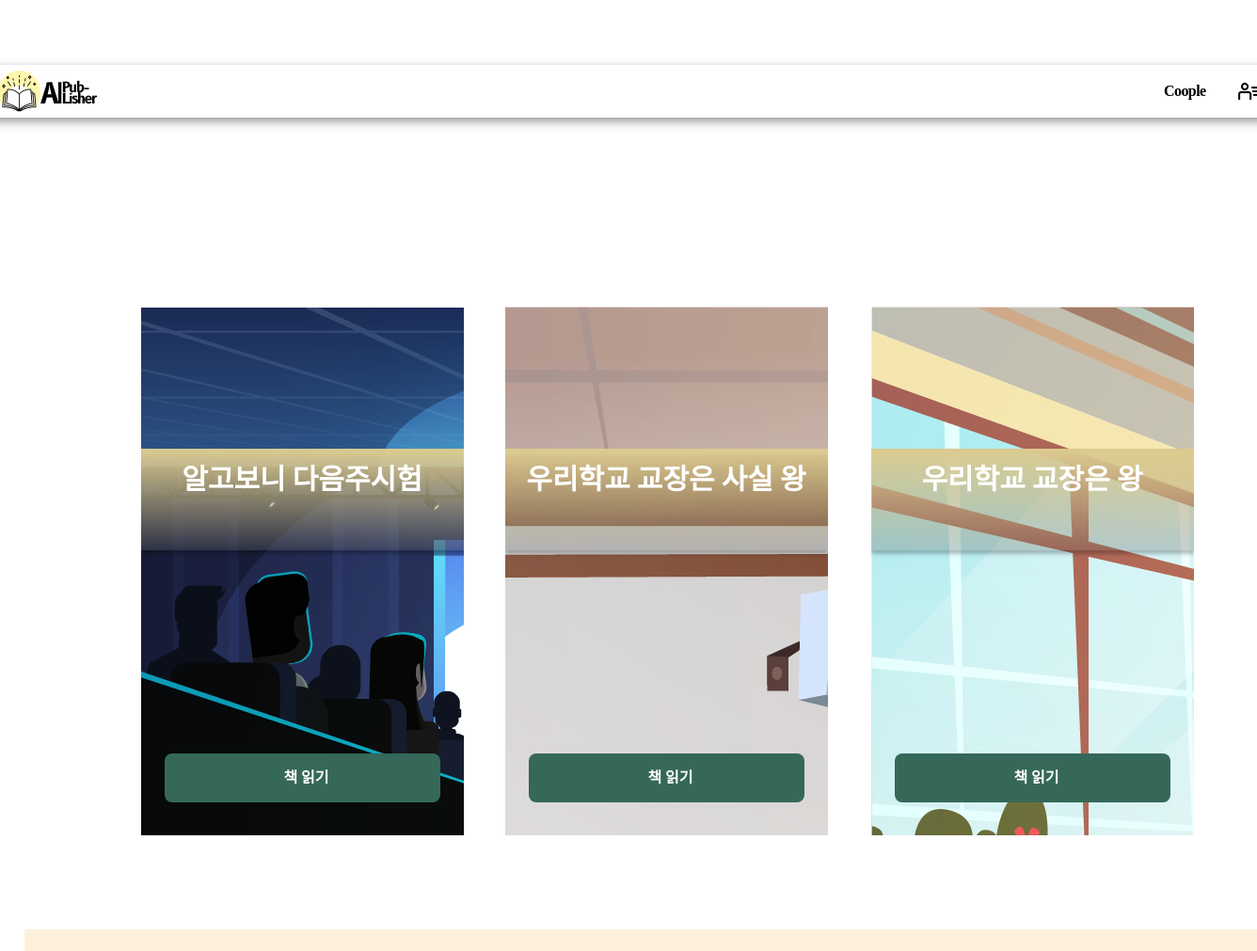
The page /AI_Publisher/show_gallery/ on the database its author committed.
### AI_Publisher/models.py (models this page shows)
class BookPage(models.Model):
    id = models.AutoField(primary_key=True)
    backgroundUrl = models.CharField(max_length=200)
    context = models.CharField(max_length=200)
    elements = models.ManyToManyField(BookElement)

class BookInfo(models.Model):
    BookNo = models.AutoField(primary_key=True)
    BookTitle = models.CharField(max_length=30)
    bookPages = models.ManyToManyField(BookPage) #첫번째 페이지가 표지랑 제목 있음
    typeCnt = models.IntegerField(null=True)
    wordCnt = models.IntegerField(null=True)
    ModifyDateTime = models.DateTimeField(null=True)

### AI_Publisher/views.py (the view, shortened to what this page needs)
# urls.py: path('show_gallery/', views.show_gallery),
def show_gallery(request):
    bookInfos = BookInfo.objects.raw('SELECT * FROM AI_Publisher_bookinfo WHERE length(BookTitle) > 0') # BookTitle 이 공백 아닌 값들 가져오기
    backgroundList = []
    titleList = []
    userbook = []
    for bookInfo in bookInfos:
        no = bookInfo.BookNo # 책 번호
        title = bookInfo.BookTitle
        bookPage = BookInfo_bookPages.objects.filter(bookinfo_id = no)[0]
        myBookCoverPage = BookPage.objects.filter(id = bookPage.bookpage_id)[0]
        coverBackgroundUrl = myBookCoverPage.backgroundUrl
        backgroundList.append(coverBackgroundUrl)
        titleList.append(title)
    print(backgroundList)
    print(titleList)
    print(len(backgroundList))
    userbook.append(len(backgroundList))
    return render(request, 'AI_Publisher/show_gallery.html', {'mybackground': backgroundList,
                                                              'title': titleList,
                                                              'userbook': userbook})

### templates/AI_Publisher/show_gallery.html (shortened to what this page needs)
{% load static %}
<!doctype html>
<html lang="ko">
<head>
    <link rel="stylesheet" type="text/css" href="{% static 'show_gallery.css' %}">
    <link rel="stylesheet" type="text/css" href="{% static 'navbar.css' %}">
</head>
<body onload="navbar_function(); set_page();">
    <div class="background" id="backGround">
        <div class="background" id="Field">
            <div class="storybook_box" id="book_box">
                <div class="storybook" id="storybook_1"><img class="storybook_bg" id="storybook1" src="{{mybackground.0}}">
                    <div class="storybook_title" id="storybook1_title">
                        <div class="storybook_title_text" id="storybook1_title_text">{{title.0}}</div>
                    </div>
                    <div class="storybook_btn" id="storybook1_btn">
                        <div class="storybook_btn_text" id="storybook1_btn_text">책 읽기</div>
                    </div>
                </div>
                <div class="storybook" id="storybook_2"><img class="storybook_bg" id="storybook2" src="{{mybackground.1}}">
                    <div class="storybook_title" id="storybook2_title">
                        <div class="storybook_title_text" id="storybook2_title_text">{{title.1}}</div>
                    </div>
                    <div class="storybook_btn" id="storybook2_btn">
                        <div class="storybook_btn_text" id="storybook2_btn_text">책 읽기</div>
                    </div>
                </div>
                <div class="storybook" id="storybook_3"><img class="storybook_bg" id="storybook3" src="{{mybackground.2}}">
                    <div class="storybook_title" id="storybook3_title">
                        <div class="storybook_title_text" id="storybook3_title_text">{{title.2}}</div>
                    </div>
                    <div class="storybook_btn" id="storybook3_btn">
                        <div class="storybook_btn_text" id="storybook3_btn_text">책 읽기</div>
                    </div>
                </div>
            </div>
        <div class="right_move" id="right_move"></div>
        <div class="shelf" id="shelf"></div>
        <div class="upper_bar" id="upper_bar">
            <div class="AI_Publisher_image" id="AI_Publisher_image"></div>
            <div class="user_icon" id="user_icon"></div>
            <div class="username" id="username"></div>
        </div>
        </div>
    </div>
</body>
</html>

### static/show_gallery.css (style rules this page uses)
#Field { position: absolute; width: 1340px; height: 949px; left: calc(50% - 1340px / 2); top: calc(50% - 949px / 2 + 37.5px); background: #ffffff; }
#shelf { position: absolute; width: 1340px; height: 30px; left: calc(50% - 1337px/2 + 26px); top: calc(50% - 30px/2 + 460px); background: url("img/shelf.png"); background-repeat: no-repeat; }
#book_box { position: absolute; width: 1119px; height: 561px; left: 156px; top: 258px; }
.storybook { position: absolute; width: 343px; height: 562px; top: calc(50% - 562px/2); overflow: hidden; }
#storybook_1 { left: calc(50% - 343px / 2 - 392.5px); }
#storybook_2 { left: calc(50% - 343px / 2 - 5.5px); }
#storybook_3 { left: calc(50% - 343px / 2 + 383.5px); }
.storybook_title { position: absolute; width: 343px; height: 108px; border-radius: 0px; top: calc(50% - 562px/2 + 151px); background: linear-gradient(180deg, #FBEAAF 0%, rgba(137, 137, 137, 0) 100%), rgba(102, 102, 102, 0.3); background-blend-mode: difference, normal; box-shadow: 0px 4px 4px rgba(0, 0, 0, 0.25); z-index: 1; }
.storybook_bg { width:100%px; height:100%px; object-fit:contain; }
#storybook1_title { left: calc(50% - 343px / 2); }
#storybook2_title { left: calc(50% - 343px / 2); }
#storybook3_title { left: calc(50% - 343px / 2); }
.storybook_title_text { width: 300px; height: 70px; top: calc(50% - 70px/2); font-family: Inter; font-style: normal; font-weight: bold; font-size: 30px; line-height: 26px; padding: 19px 21.5px; text-align: center; color: #FFFFFF; z-index: 2; }
.storybook_btn { position: absolute; width: 293px; height: 52px; background: #356859; border-radius: 8px; }
#storybook1_btn { left: calc(50% - 293px / 2); top: calc(50% - 52px / 2 + 220px); }
#storybook2_btn { left: calc(50% - 293px / 2); top: calc(50% - 52px / 2 + 220px); }
#storybook3_btn { left: calc(50% - 293px / 2); top: calc(50% - 52px / 2 + 220px); }
.storybook_btn_text { width: 60px; height: 50px; font-family: Inter; font-style: normal; font-weight: bold; font-size: 16px; line-height: 22px; color: #FFFFFF; text-align: center; padding: 14px 121px; }
#right_move { position: absolute; width: 69px; height: 69px; left: calc(50% - 69px / 2 + 691.5px); top: calc(50% - 69px / 2 + 54.5px); z-index: 3; background: url("img/right.png"); border-radius: 8px; }

### static/navbar.css (style rules this page uses)
#upper_bar { position: absolute; width: 1440px; height: 56px; left: calc(50% - 1440px/2); top: 0px; z-index: 10; background: #FFFFFF; box-shadow: 0px 4px 10px rgba(0, 0, 0, 0.42); }
#AI_Publisher_image { position: absolute; width: 113px; height: 45px; left: 50px; top: 6px; background-image: url(img/navbar_logo.png); background-size : cover; }
#user_icon { position: absolute; width: 24px; height: 24px; left: 1366px; top: 16px; background-image: url(img/user_icon.png); background-size : cover; }
#username { position: absolute; width: 73px; height: 24px; left: calc(50% - 73px/2 + 605.5px); top: calc(50% - 24px/2); font-family: IBM Plex Sans; font-style: normal; font-weight: bold; font-size: 16px; line-height: 150%; display: flex; align-items: center; text-align: right; letter-spacing: -0.035em; text-transform: capitalize; color: #000000; }

### rows shown on the page
BookPage: backgroundUrl (picture)
BookInfo: BookTitle "알고보니 다음주시험"
BookPage: backgroundUrl (picture)
BookInfo: BookTitle "우리학교 교장은 사실 왕"
BookPage: backgroundUrl (picture)
BookInfo: BookTitle "우리학교 교장은 왕"
